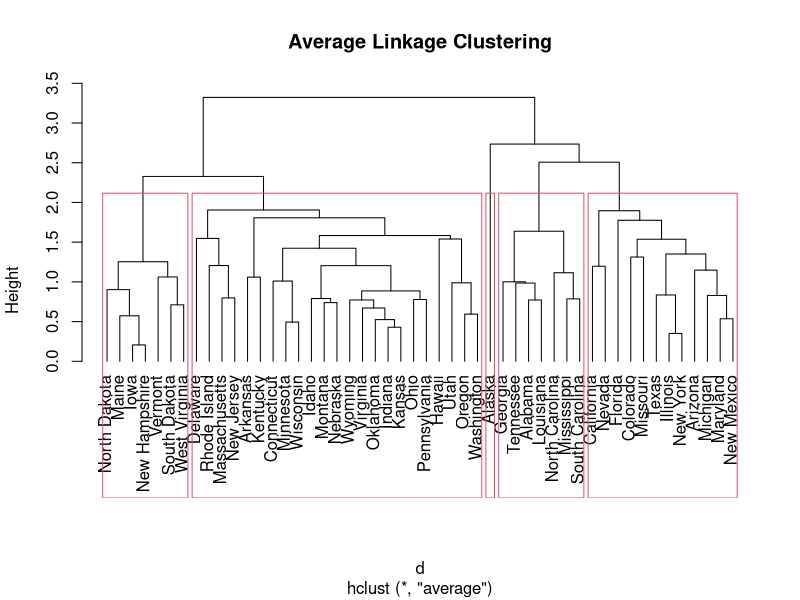
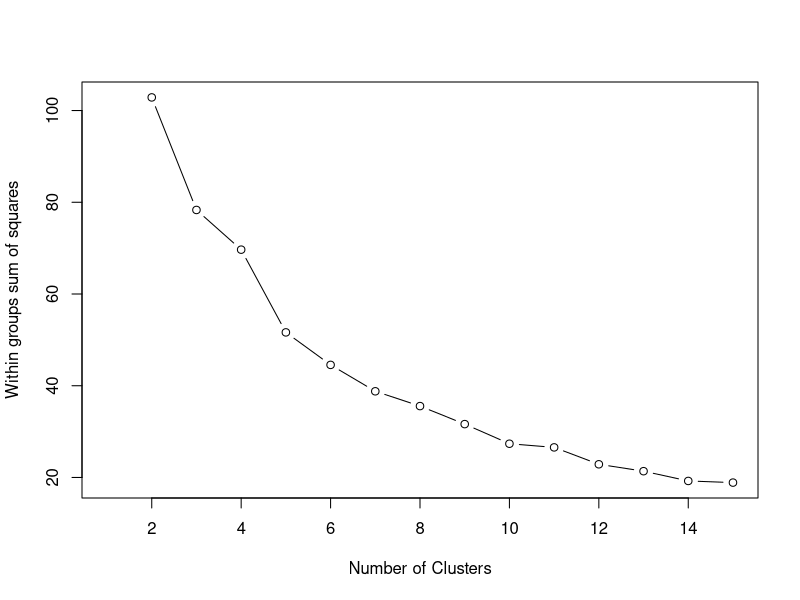
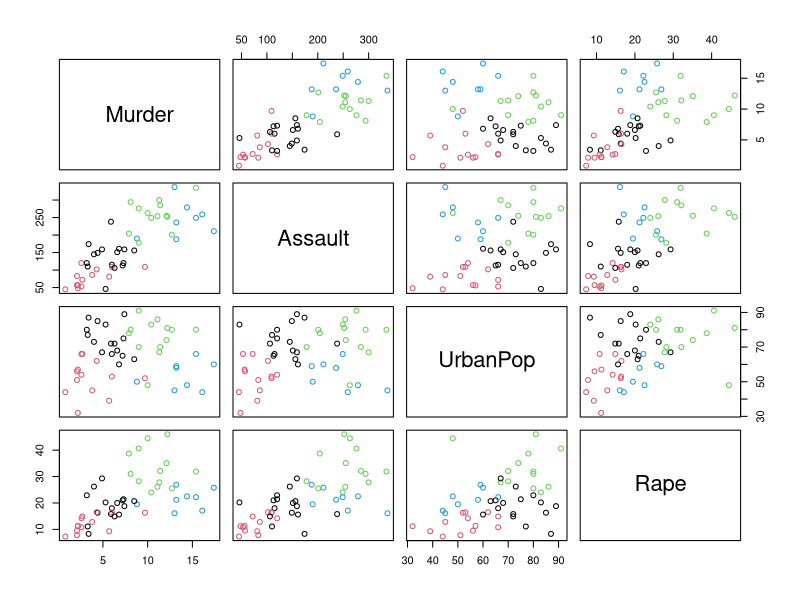

Write R code to recreate these figures, in order.
library(base)
data("USArrests")

# Average linkage clustering of data
US.scaled <- scale(USArrests)                                  
d <- dist(US.scaled)   


fit.average <- hclust(d, method="average")                          
plot(fit.average, main="Average Linkage Clustering",hang = -1)
rect.hclust(fit.average, k=5)

k4<-kmeans(US.scaled, centers=4)
k4$tot.withinss

k5<-kmeans(US.scaled, centers=5)
k5$tot.withinss

k6<-kmeans(US.scaled, centers=6)
k6$tot.withinss

# Plot function for within groups sum of squares by number of clusters
wssplot <- function(data, nc=15, seed2=2018) {
  wss <- array(dim=c(nc))
  for (i in 2:nc){
    set.seed(seed2)
    km <- kmeans(data, centers=i)
    wss[i] <- km$tot.withinss
  }
  plot(1:nc, wss, type="b", xlab="Number of Clusters",
       ylab="Within groups sum of squares")
}

wssplot(US.scaled) 

k4<-kmeans(US.scaled, centers=4)

k4clust <- data.frame(USArrests , k4$cluster)

pairs(USArrests,col= k4$cluster)
